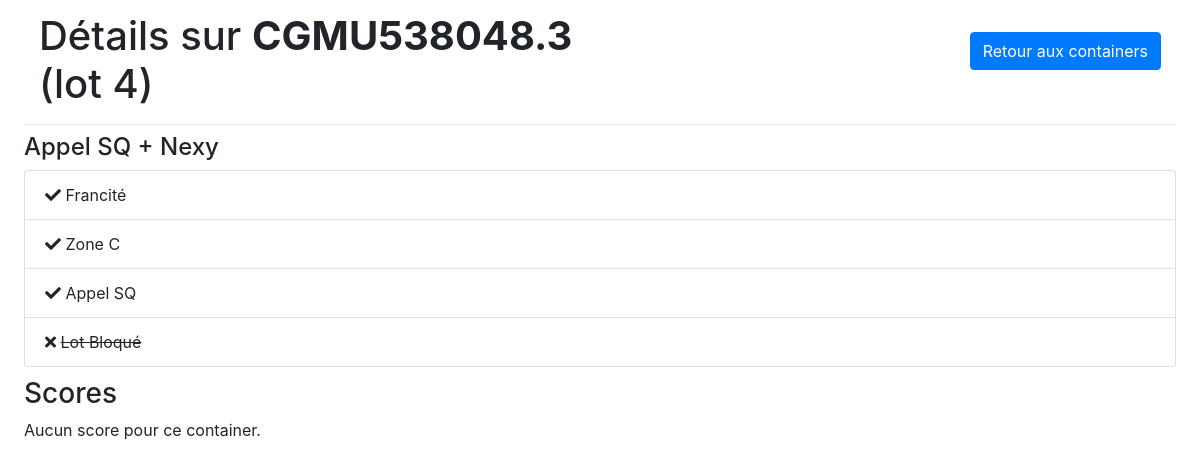
Before: /SmartFreshApp/search/4/ with the older database file.
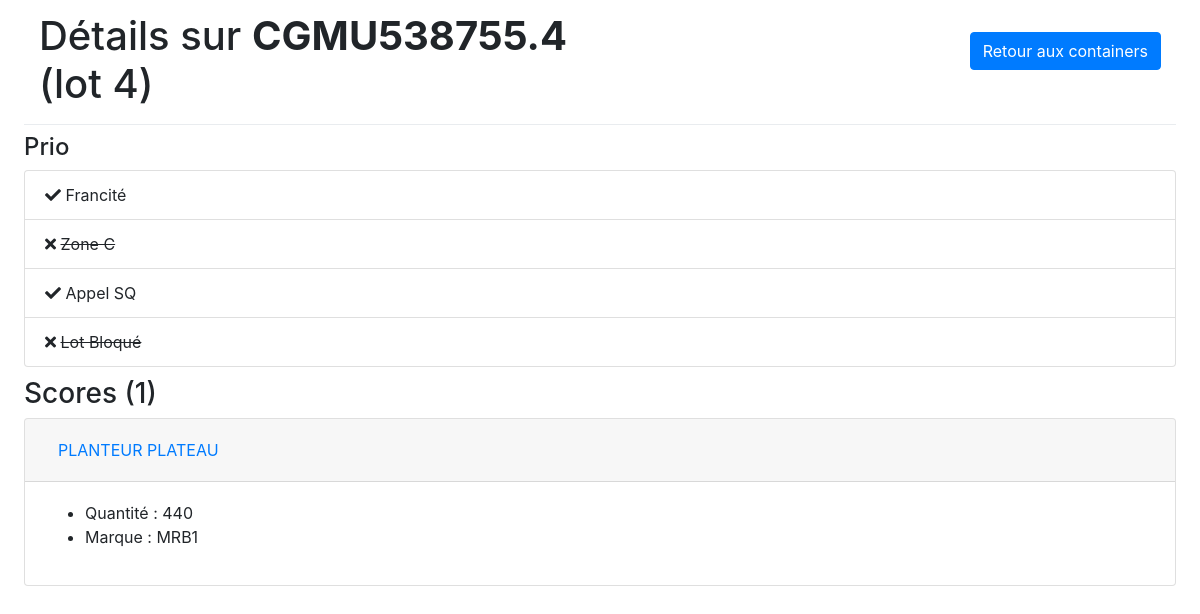
After: the same page with the newer database file.
### SmartFreshApp/models.py (models this page shows, shortened)
class Container(models.Model):
    numLot = models.IntegerField(default=0, primary_key=True, verbose_name="Numéro du lot")
    numContainer = models.CharField(max_length=12, verbose_name="Numéro du container")
    isSQ = models.BooleanField(default=False, verbose_name="SQ")
    isC = models.BooleanField(default=False, verbose_name="Zone C")
    isF = models.BooleanField(default=False, verbose_name="Francité")
    isBloque = models.BooleanField(default=False, verbose_name="Lot bloqué")
    commentaires = models.CharField(max_length=128, blank=True, null=True, verbose_name="Commentaires")
    betterNumContainer = models.IntegerField(default=0, verbose_name="Numéro du container en version chiffre")

class Score(models.Model):
    idScore = models.IntegerField(default=0, primary_key=True, verbose_name="ID du score")
    tonnage = models.CharField(max_length=12, verbose_name="Tonnage")
    depotage = models.CharField(max_length=20, verbose_name="Dépotage")
    container = models.CharField(max_length=12, verbose_name="Numéro du container")
    marque = models.CharField(max_length=8, verbose_name="Marque")
    produit = models.CharField(max_length=32, verbose_name="Produit")
    qteAnnonce = models.IntegerField(default=0, verbose_name="Qté Annoncée")
    numLot = models.IntegerField(default=0, verbose_name="Numéro du lot")
    gestion = models.CharField(max_length=128, blank=True, null=True, verbose_name="Gestion")
    prio = models.CharField(max_length=128, blank=True, null=True, verbose_name="prio")
    info = models.CharField(max_length=128, blank=True, null=True, verbose_name="info")
    resultat = models.CharField(max_length=128, blank=True, null=True, verbose_name="Résultat")
    mdc = models.CharField(max_length=128, blank=True, null=True, verbose_name="MDC")
    ncc = models.CharField(max_length=128, blank=True, null=True, verbose_name="NC/C")

### SmartFreshApp/views.py (the view)
# urls.py: path('search/<int:container_id>/', views.container, name='container'),
def container(request, container_id):
    try:
        c = Container.objects.get(numLot=container_id)
        s = Score.objects.filter(numLot=c.numLot)
        template = loader.get_template('SmartFreshApp/detailsContainer.html')
        context = {
            'c': c,
            's': s,
        }
        output = template.render(context, request)
    except Exception:
        output = "No container with numLot = " + str(container_id)
    return HttpResponse(output)

### SmartFreshApp/templates/SmartFreshApp/detailsContainer.html (shortened to what this page needs)
{% load static %}
<html>
<head>
    <link rel="stylesheet" href="https://stackpath.bootstrapcdn.com/bootstrap/4.4.1/css/bootstrap.min.css">
    <link rel="stylesheet" type="text/css" href="{% static 'style.css' %}">
    <link rel="stylesheet" href="https://use.fontawesome.com/releases/v5.7.0/css/all.css">
</head>
<body>
{% if c %}
     <div class="container-fluid">
        <div class="row">
            <div class="col">
                <h1>Détails sur <strong>{{c.numContainer}}</strong> (lot {{ c.numLot }})</h1>
            </div>
            <div class="col" style="text-align: right">
                <a class="btn btn-primary" href="/SmartFreshApp/" style="margin-top: 20px">Retour aux containers</a>
            </div>
        </div>
     </div>
    <div class="dropdown-divider"></div>
    <h4> {% if c.commentaires %} {{c.commentaires}} {% endif %} </h4>
    <ul class="list-group custom-list" style="margin-bottom: 10px">
        <li class="list-group-item">
            {% if c.isF %}
                <i class="fas fa-check"></i>
                Francité
            {% else %}
                <i class="fas fa-times"></i>
                <span style="text-decoration: line-through;">Francité</span>
            {% endif %}
        </li>
        <li class="list-group-item">
            {% if c.isC %}
                <i class="fas fa-check"></i>
                Zone C
            {% else %}
                <i class="fas fa-times"></i>
                <span style="text-decoration: line-through;">Zone C</span>
            {% endif %}
        </li>
        <li class="list-group-item">
            {% if c.isSQ %}
                <i class="fas fa-check"></i>
                Appel SQ
            {% else %}
                <i class="fas fa-times"></i>
                <span style="text-decoration: line-through;">Appel SQ</span>
            {% endif %}
        </li>
        <li class="list-group-item">
            {% if c.isBloque %}
                <i class="fas fa-check"></i>
                Lot Bloqué
            {% else %}
                <i class="fas fa-times"></i>
                <span style="text-decoration: line-through;">Lot Bloqué</span>
            {% endif %}
        </li>
    </ul>
    <h3> Scores {% if s %} ({{ s.count }}) {% endif %}</h3>
    {% if s %}
        <div class="accordion" id="accordionExample">
            {% for score in s %}
                <div class="card">
                    <div class="card-header" id="heading{{score.idScore}}">
                        <h2 class="mb-0">
                            <button class="btn btn-link" type="button" data-toggle="collapse" data-target="#collapse{{score.idScore}}" aria-expanded="false" aria-controls="collapse{{score.idScore}}">
                                {{ score.produit }}
                            </button>
                        </h2>
                    </div>
                    <div id="collapse{{score.idScore}}" class="collapse show" aria-labelledby="heading{{score.idScore}}" data-parent="#accordionExample">
                        <div class="card-body">
                            <ul>
                                <li>Quantité : {{score.qteAnnonce}}</li>
                                <li>Marque : {{ score.marque }}</li>
                            </ul>
                        </div>
                    </div>
                </div>
                </div>
            {% endfor %}
    {% else %}
        <p>Aucun score pour ce container.</p>
    {% endif %}
{% else %}
    <p>Aucun container.</p>
{% endif %}
</body>
</html>

Changed rows visible on the page:
changed Container id 4: numContainer "CGMU538048.3" → "CGMU538755.4"; commentaires "Appel SQ + Nexy" → "Prio"; isC True → False (drawn)
added Score: produit "PLANTEUR PLATEAU", qteAnnonce "440", marque "MRB1"
Other visible differences:
{{ s.count }}: (not shown) → "1"
text no longer shown: "Aucun score pour ce container."
